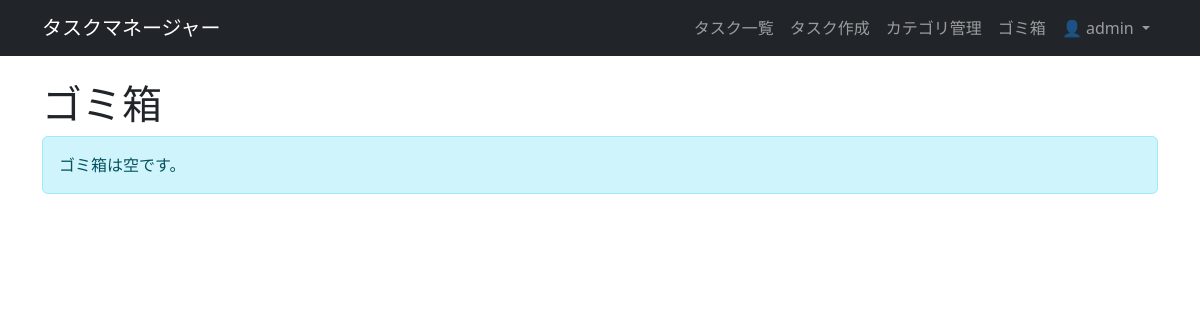
The page /tasks/trash/ (signed in) on the database as committed earlier.
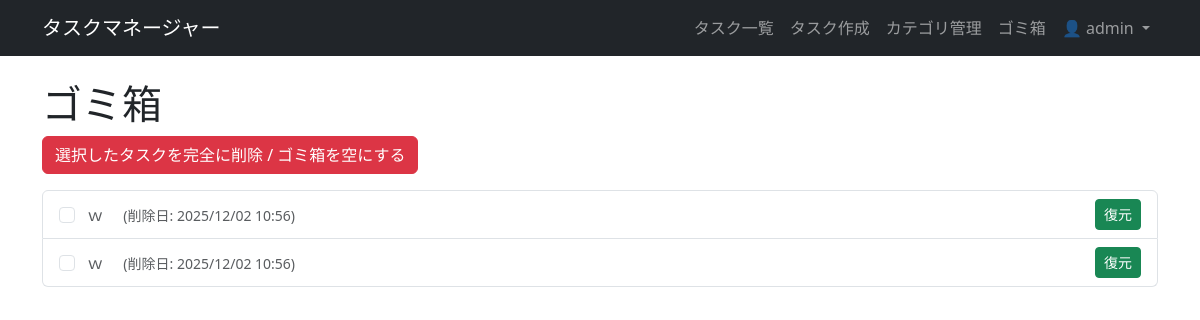
The same page on the database as committed later.
### tasks/models.py (models this page shows, shortened)
class Task(models.Model):
    STATUS_CHOICES = [
        (0, '未着手'),
        (1, '進行中'),
        (2, '完了'),
    ]
    PRIORITY_CHOICES = [
        ('none', 'なし'),
        ('low', '低'),
        ('medium', '中'),
        ('high', '高'),
    ]
    user = models.ForeignKey(User, on_delete=models.CASCADE)
    category = models.ForeignKey(
        Category,
        on_delete=models.SET_NULL,
        null=True,      # DBでNULLを許可
        blank=True,     # フォームで空入力を許可
        verbose_name='カテゴリ'
    )
    title = models.CharField(max_length=200, verbose_name='タイトル')
    description = models.TextField(blank=True, null=True, verbose_name='詳細')
    priority = models.CharField(
        max_length=10,
        choices=PRIORITY_CHOICES,
        default='none',
        verbose_name='優先度'
    )
    status = models.IntegerField(
        choices=STATUS_CHOICES,
        default=0, # デフォルトは「未着手」
        verbose_name='進捗状況'
    )
    due_date = models.DateTimeField(null=True, blank=True, verbose_name='期限')
    is_deleted = models.BooleanField(default=False)
    deleted_at = models.DateTimeField(null=True, blank=True)
    created_at = models.DateTimeField(auto_now_add=True)
    updated_at = models.DateTimeField(auto_now=True)
    class Meta:
        ordering = ['due_date', '-created_at']

### tasks/views.py (the view)
# urls.py: path('tasks/trash/', TrashView.as_view(), name='trash'),
class TrashView(LoginRequiredMixin, ListView):
    model = Task
    context_object_name = 'tasks'
    template_name = 'tasks/trash.html'
    def get_queryset(self):
        return Task.objects.filter(user=self.request.user, is_deleted=True).order_by('-deleted_at') # 削除日時が新しい順

### tasks/templates/tasks/trash.html (shortened to what this page needs)
{% extends "base.html" %}
{% block content %}
    <h1>ゴミ箱</h1>
    {% if tasks %}
        <form method="post" action="{% url 'task_bulk_delete' %}"
              onsubmit="return confirm('選択したタスク、またはゴミ箱内のすべてのタスクを完全に削除してもよろしいですか？この操作は元に戻せません。');">
            <button type="submit" class="btn btn-danger mb-3">選択したタスクを完全に削除 / ゴミ箱を空にする</button>
            <ul class="list-group">
            {% for task in tasks %}
                <li class="list-group-item d-flex justify-content-between align-items-center">
                    <div>
                        <input type="checkbox" name="task_ids" value="{{ task.pk }}" class="form-check-input me-2">
                        <span class="text-muted">{{ task.title }}</span>
                        <span class="text-muted small ms-3">(削除日: {{ task.deleted_at|date:"Y/m/d H:i" }})</span>
                    </div>
                    <div>
                        <button type="button" class="btn btn-sm btn-success restore-btn" data-task-id="{{ task.pk }}">
                            復元
                        </button>
                    </div>
                </li>
            {% endfor %}
            </ul>
        </form>
    {% else %}
        <div class="alert alert-info">
            ゴミ箱は空です。
        </div>
    {% endif %}
{% endblock content %}

Rows that differ between the two databases and show on the page:
now on this page (row edited): Task: title "ｗ", deleted_at "2025/12/02 10:56"
now on this page (row edited): Task: title "ｗ", deleted_at "2025/12/02 10:56"
Other text that changed with them:
text no longer shown: "ゴミ箱は空です。"
text now shown: "選択したタスクを完全に削除 / ゴミ箱を空にする"
